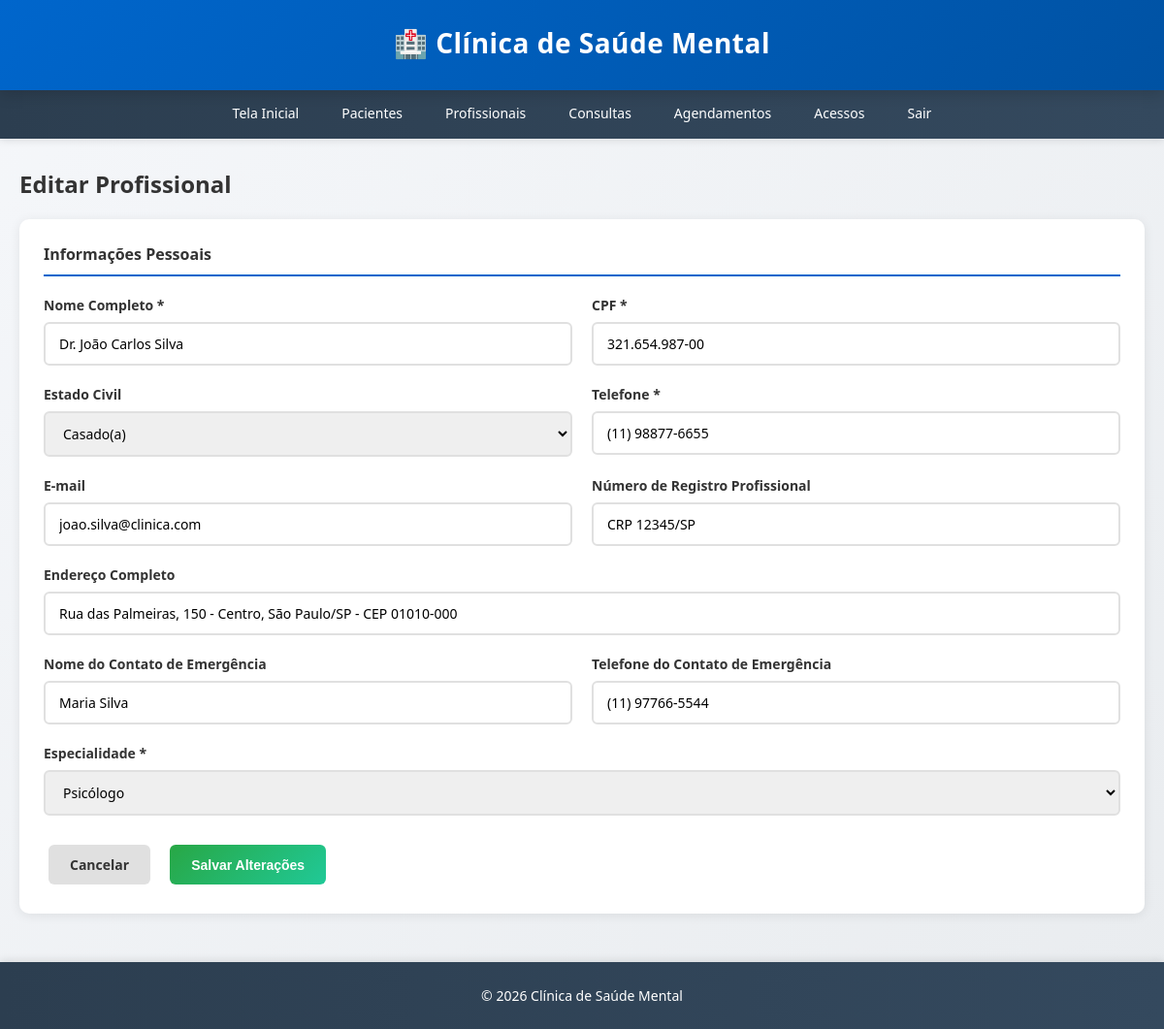
The page /profissionais/1/editar (signed in) on the database its author committed.
### app/models.py (models this page shows, shortened)
class Profissional(db.Model):
    __tablename__ = 'profissionais'
    id = db.Column(db.Integer, primary_key=True)
    nome = db.Column(db.String(150), nullable=False)
    cpf = db.Column(db.String(14), unique=True, nullable=False)
    especialidade = db.Column(db.String(100), nullable=False)
    especialidade_customizada = db.Column(db.String(100), nullable=True)
    telefone = db.Column(db.String(20), nullable=False)
    email = db.Column(db.String(120), nullable=True)
    numero_registro = db.Column(db.String(50), nullable=True)
    estado_civil = db.Column(db.String(50), nullable=True)
    endereco = db.Column(db.String(300), nullable=True)
    nome_contato_emergencia = db.Column(db.String(150), nullable=True)
    telefone_contato_emergencia = db.Column(db.String(20), nullable=True)
    data_cadastro = db.Column(db.DateTime, default=datetime.utcnow)
    consultas = db.relationship('Consulta', backref='profissional', lazy=True, cascade='all, delete-orphan')
    agendamentos = db.relationship('Agendamento', backref='profissional', lazy=True, cascade='all, delete-orphan')

### app/routes.py (the view, shortened to what this page needs)
@profissionais_bp.route('/<int:id>/editar', methods=['GET', 'POST'])
@login_required
def editar_profissional(id):
    profissional = Profissional.query.get_or_404(id)
    return render_template('profissionais/editar.html', profissional=profissional)

### app/templates/profissionais/editar.html (shortened to what this page needs)
{% extends "base.html" %}
{% block content %}
<h2>Editar Profissional</h2>
<form method="POST">
<div class="form-section">
    <div class="form-section-title">Informações Pessoais</div>
        <div class="form-row">
            <div class="form-group">
                <label for="nome">Nome Completo *</label>
                <input type="text" id="nome" name="nome" value="{{ profissional.nome }}" required>
            </div>
            <div class="form-group">
                <label for="cpf">CPF *</label>
                <input type="text" id="cpf" name="cpf" value="{{ profissional.cpf|format_cpf }}" required>
            </div>
        </div>
        <div class="form-row">
            <div class="form-group">
                <label for="estado_civil">Estado Civil</label>
                <select id="estado_civil" name="estado_civil">
                    <option value="Casado(a)" {% if profissional.estado_civil == 'Casado(a)' %}selected{% endif %}>Casado(a)</option>
                </select>
            </div>
            <div class="form-group">
                <label for="telefone">Telefone *</label>
                <input type="tel" id="telefone" name="telefone" value="{{ profissional.telefone }}" required>
            </div>
        </div>
        <div class="form-row">
            <div class="form-group">
                <label for="email">E-mail</label>
                <input type="email" id="email" name="email" value="{{ profissional.email or '' }}">
            </div>
            <div class="form-group">
                <label for="numero_registro">Número de Registro Profissional</label>
                <input type="text" id="numero_registro" name="numero_registro" value="{{ profissional.numero_registro or '' }}">
            </div>
        </div>
        <div class="form-row">
            <div class="form-group full">
                <label for="endereco">Endereço Completo</label>
                <input type="text" id="endereco" name="endereco" value="{{ profissional.endereco or '' }}" placeholder="Rua, número, bairro, cidade, estado, CEP">
            </div>
        </div>
        <div class="form-row">
            <div class="form-group">
                <label for="nome_contato_emergencia">Nome do Contato de Emergência</label>
                <input type="text" id="nome_contato_emergencia" name="nome_contato_emergencia" value="{{ profissional.nome_contato_emergencia or '' }}" placeholder="Nome completo do contato">
            </div>
            <div class="form-group">
                <label for="telefone_contato_emergencia">Telefone do Contato de Emergência</label>
                <input type="tel" id="telefone_contato_emergencia" name="telefone_contato_emergencia" value="{{ profissional.telefone_contato_emergencia or '' }}" placeholder="(00) 00000-0000">
            </div>
        </div>
        <div class="form-row">
            <div class="form-group">
                <label for="especialidade">Especialidade *</label>
                <select id="especialidade" name="especialidade" required onchange="toggleCustomSpecialty()">
                    <option value="Psicólogo" {% if profissional.especialidade == 'Psicólogo' %}selected{% endif %}>Psicólogo</option>
                </select>
            </div>
        </div>
        <div class="form-actions">
            <a href="{{ url_for('profissionais.ver_profissional', id=profissional.id) }}" class="btn btn-secondary">Cancelar</a>
            <button type="submit" class="btn btn-success">Salvar Alterações</button>
        </div>
</div>
</form>
{% endblock %}

### app/templates/base.html (style rules this page uses)
* { margin: 0; padding: 0; box-sizing: border-box; }
body { font-family: 'Segoe UI', Tahoma, Geneva, Verdana, sans-serif; background: linear-gradient(135deg, #f5f7fa 0%, #e9ecef 100%); color: #333; min-height: 100vh; display: flex; flex-direction: column; }
.btn { display: inline-block; padding: 11px 22px; margin: 5px; border: none; border-radius: 6px; cursor: pointer; text-decoration: none; font-size: 14px; font-weight: 600; transition: all 0.3s ease; }
.btn-secondary { background: #e0e0e0; color: #333; }
.btn-success { background: linear-gradient(135deg, #28a745 0%, #20c997 100%); color: white; }
.form-group { margin-bottom: 18px; }
.form-group label { display: block; margin-bottom: 8px; color: #333; font-weight: 600; font-size: 14px; }
.form-group input, .form-group select, .form-group textarea { width: 100%; padding: 11px 14px; border: 2px solid #e0e0e0; border-radius: 6px; font-size: 14px; font-family: inherit; transition: all 0.3s ease; }
.form-row { display: grid; grid-template-columns: repeat(auto-fit, minmax(280px, 1fr)); gap: 20px; margin-bottom: 20px; }
.form-row .form-group.full { grid-column: 1 / -1; }
.form-actions { margin-top: 25px; display: flex; gap: 10px; justify-content: flex-start; }
h2 { color: #333; margin-bottom: 10px; font-size: 24px; font-weight: 600; }
h2 { color: #333; margin-bottom: 20px; font-size: 24px; font-weight: 600; }

### app/templates/profissionais/editar.html (style rules this page uses)
.form-section { background: white; border-radius: 10px; padding: 25px; margin-bottom: 20px; box-shadow: 0 2px 12px rgba(0, 0, 0, 0.08); }
.form-section-title { font-size: 16px; font-weight: 600; color: #333; margin-bottom: 20px; padding-bottom: 10px; border-bottom: 2px solid #0066cc; }
.form-row { display: grid; grid-template-columns: repeat(auto-fit, minmax(300px, 1fr)); gap: 20px; }
.form-group { margin-bottom: 0; }
.form-group.full { grid-column: 1 / -1; }

### rows shown on the page
Profissional: nome "Dr. João Carlos Silva", cpf "321.654.987-00", estado_civil "Casado(a)", telefone "(11) 98877-6655", email "joao.silva@clinica.com", numero_registro "CRP 12345/SP", endereco "Rua das Palmeiras, 150 - Centro, São Paulo/SP - CEP 01010-000", nome_contato_emergencia "Maria Silva", telefone_contato_emergencia "(11) 97766-5544", especialidade "Psicólogo"
